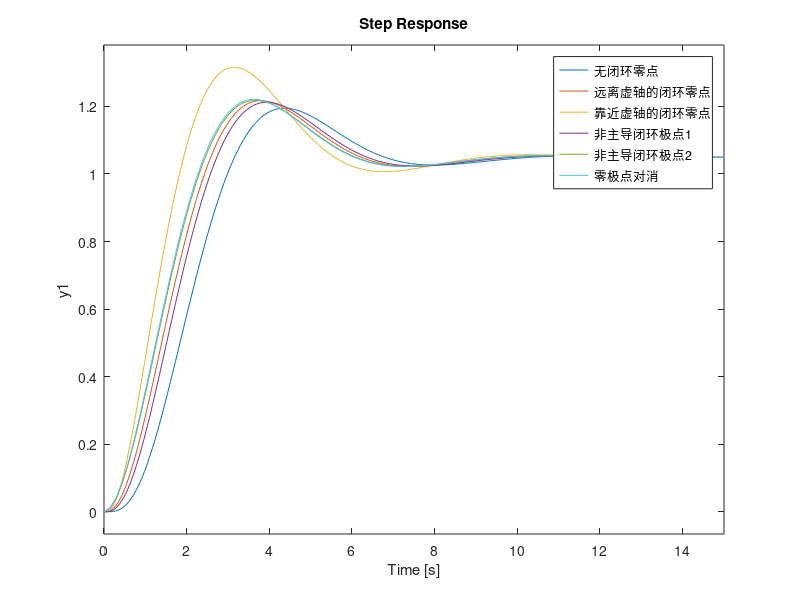

MATLAB code for this plot: (Note: this script raises an error after producing the figure.)
clc;
clear;
close all;
t_final=15;

figure(1);
G_2order1 = tf([1.05],[0.0625 0.6875 1.6875 1.625 1]);
G_2order2 = tf([0.50001 1.05],[0.0625 0.6875 1.6875 1.625 1]);
G_2order3 = tf([1.05 1.05],[0.0625 0.6875 1.6875 1.625 1]);
G_2order4 = tf([0.50001 1.05],[0.125 0.875 1.875 1.75 1]);
G_2order5 = tf([0.50001 1.05],[0.5 1.5 1.5 1]);
G_2order6 = tf([1.05],[1 1 1]);
step(G_2order1,G_2order2,G_2order3,G_2order4,G_2order5,G_2order6,t_final); grid on;hold on;
hold off; grid off;
legend('无闭环零点','远离虚轴的闭环零点','靠近虚轴的闭环零点','非主导闭环极点1','非主导闭环极点2','零极点对消');

figure(2);
p=roots([0.0625 0.6875 1.6875 1.625 1]);
s=roots([1.05]);
pzmap(s,p); 
title('无闭环零点 零极点分布');
figure(3);
p=roots([0.0625 0.6875 1.6875 61.25 1]);
s=roots([0.50001 1.05]);
pzmap(s,p);
title('远离虚轴的闭环零点 零极点分布');
figure(4);
p=roots([0.0625 0.6875 1.6875 1.625 1]);
s=roots([1.05 1.05]);
pzmap(s,p);
title('靠近虚轴的闭环零点 零极点分布');
figure(5);
p=roots([0.125 0.875 1.875 1.75 1]);
s=roots([0.50001 1.05]);
pzmap(s,p);
title('非主导闭环极点1 零极点分布');
figure(6);
p=roots([0.5 1.5 1.5 1]);
s=roots([0.50001 1.05]);
pzmap(s,p);
title('非主导闭环极点2 零极点分布');
figure(7);
p=roots([1 1 1]);
s=roots([1.05]);
pzmap(s,p);
title('零极点对消 零极点分布');